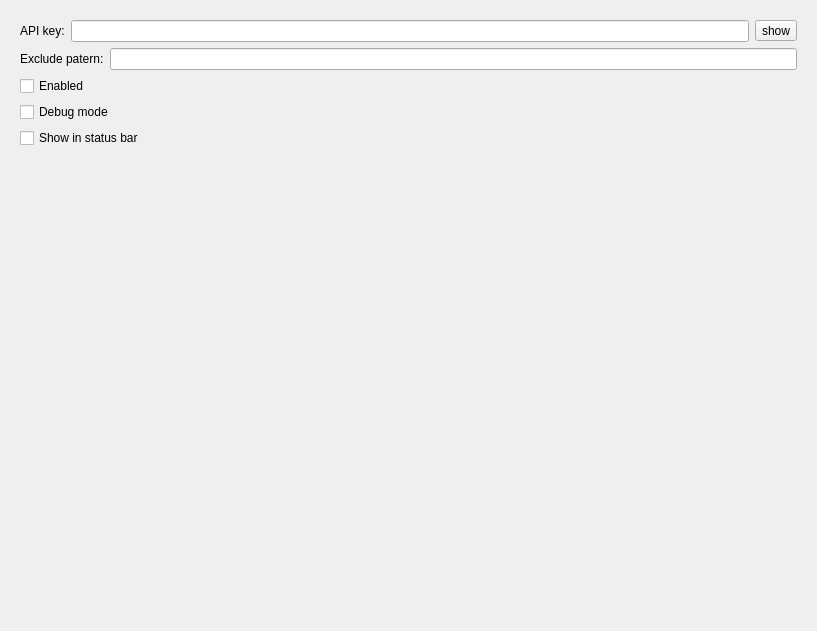
<?xml version="1.0" encoding="UTF-8"?>
<ui version="4.0">
 <class>WakaOptionsForm</class>
 <widget class="QWidget" name="WakaOptionsForm">
  <property name="geometry">
   <rect>
    <x>0</x>
    <y>0</y>
    <width>817</width>
    <height>631</height>
   </rect>
  </property>
  <property name="windowTitle">
   <string>Form</string>
  </property>
  <layout class="QGridLayout" name="gridLayout">
   <item row="0" column="0">
    <layout class="QVBoxLayout" name="verticalLayout" stretch="0,0,0,0,0,0">
     <property name="sizeConstraint">
      <enum>QLayout::SetDefaultConstraint</enum>
     </property>
     <property name="leftMargin">
      <number>9</number>
     </property>
     <property name="topMargin">
      <number>9</number>
     </property>
     <property name="rightMargin">
      <number>9</number>
     </property>
     <property name="bottomMargin">
      <number>9</number>
     </property>
     <item>
      <layout class="QHBoxLayout" name="horizontalLayout">
       <item>
        <widget class="QLabel" name="label">
         <property name="text">
          <string>API key:</string>
         </property>
        </widget>
       </item>
       <item>
        <widget class="QLineEdit" name="apiKeyLineEdit">
         <property name="echoMode">
          <enum>QLineEdit::Password</enum>
         </property>
         <property name="dragEnabled">
          <bool>false</bool>
         </property>
        </widget>
       </item>
       <item>
        <widget class="QToolButton" name="shToolButton">
         <property name="text">
          <string>show</string>
         </property>
        </widget>
       </item>
      </layout>
     </item>
     <item>
      <layout class="QHBoxLayout" name="horizontalLayout_2">
       <item>
        <widget class="QLabel" name="label_2">
         <property name="text">
          <string>Exclude patern:</string>
         </property>
        </widget>
       </item>
       <item>
        <widget class="QLineEdit" name="excludePaternLineEdit"/>
       </item>
      </layout>
     </item>
     <item>
      <widget class="QCheckBox" name="enabledCheckBox">
       <property name="text">
        <string>Enabled</string>
       </property>
      </widget>
     </item>
     <item>
      <widget class="QCheckBox" name="debugCheckBox">
       <property name="text">
        <string>Debug mode</string>
       </property>
      </widget>
     </item>
     <item>
      <widget class="QCheckBox" name="inStatusBarCheckBox">
       <property name="text">
        <string>Show in status bar</string>
       </property>
      </widget>
     </item>
     <item>
      <spacer name="verticalSpacer">
       <property name="orientation">
        <enum>Qt::Vertical</enum>
       </property>
       <property name="sizeHint" stdset="0">
        <size>
         <width>20</width>
         <height>40</height>
        </size>
       </property>
      </spacer>
     </item>
    </layout>
   </item>
  </layout>
 </widget>
 <resources/>
 <connections/>
</ui>
